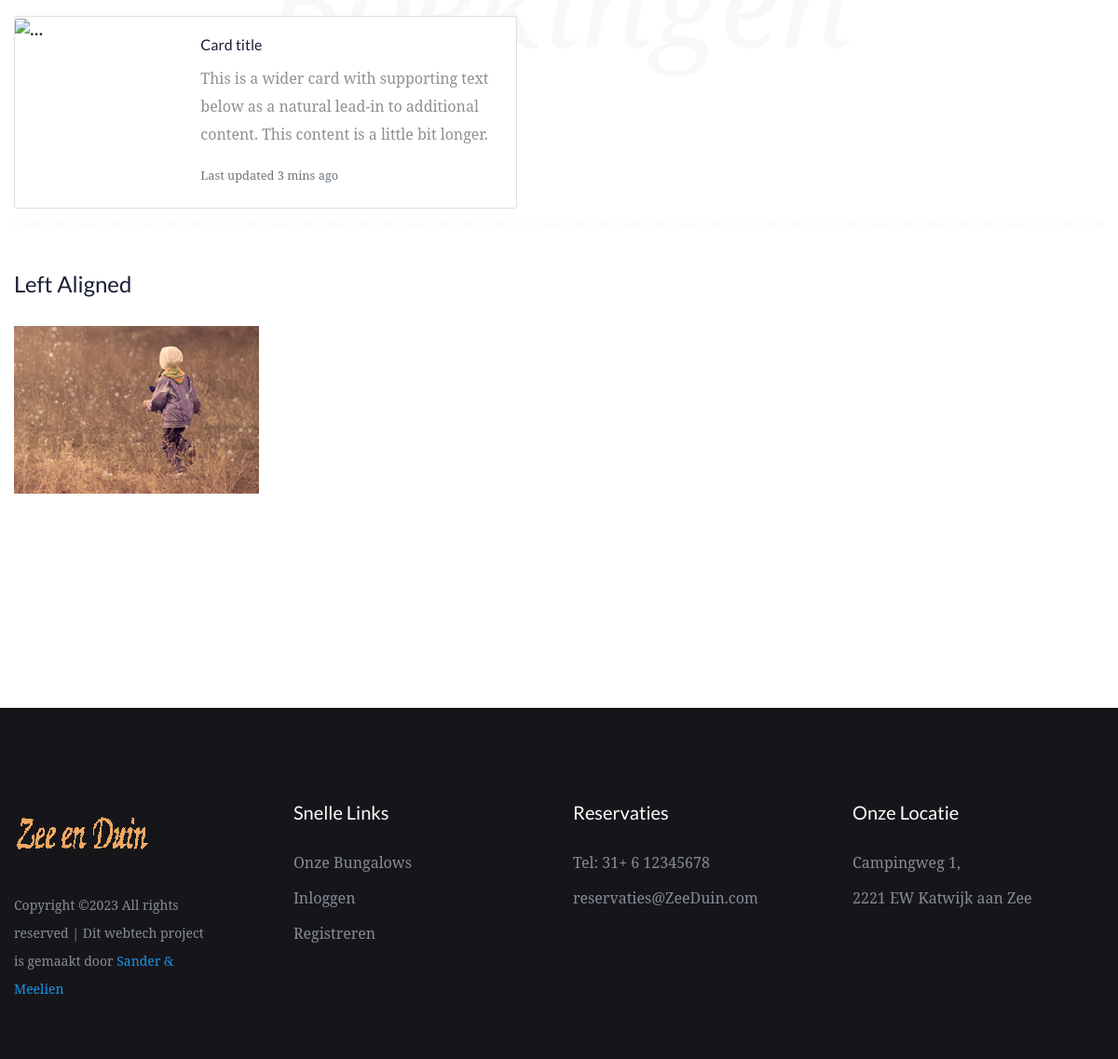
/boekingen (signed in, lower part), run on an earlier commit of the app's database.
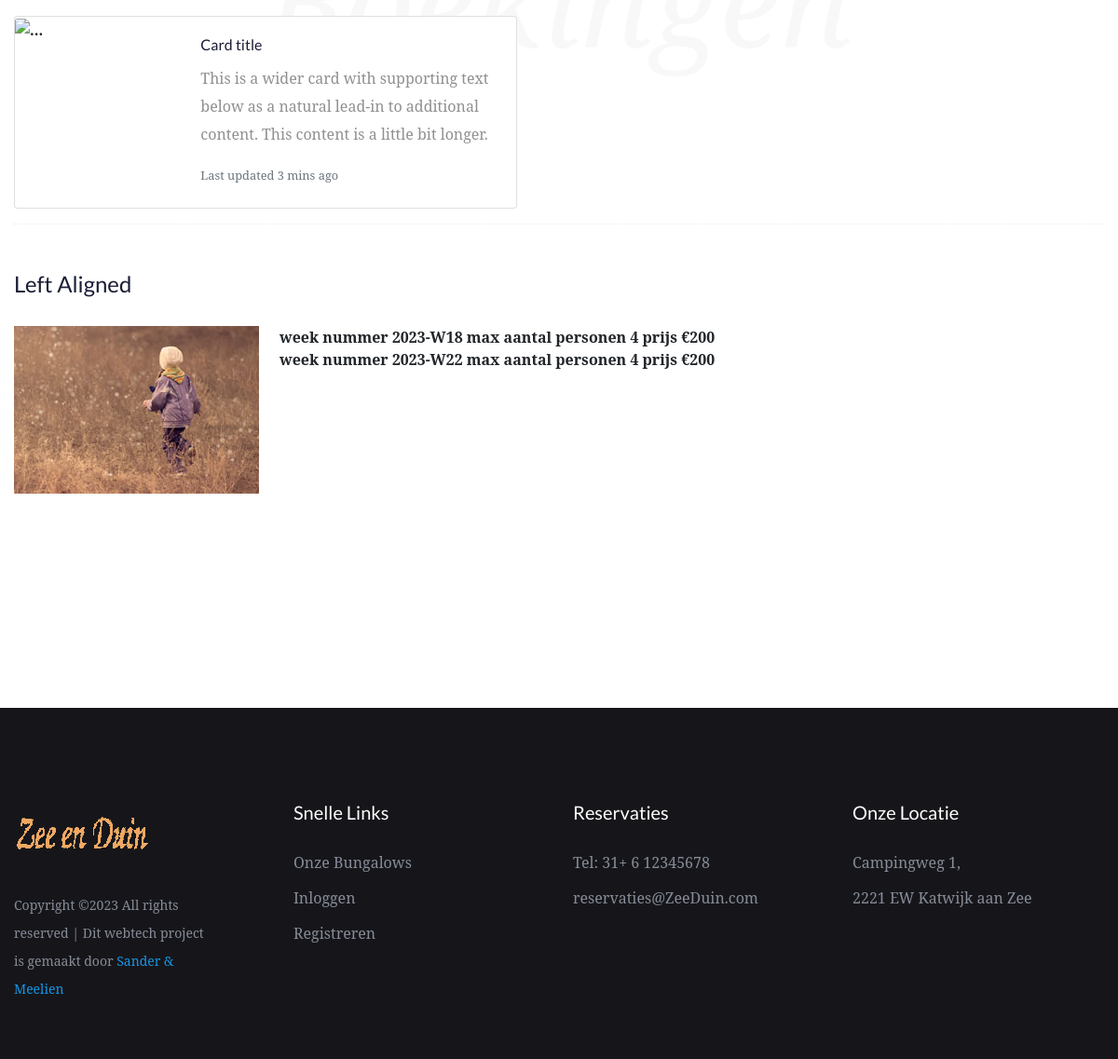
And on a later commit of the database.
### website2/models.py (models this page shows)
class Boekingen(db.Model):
    __tablename__ = 'bookings'
    id = db.Column(db.Integer, primary_key=True)
    week = db.Column(db.Integer, nullable=False) # Not NULL
    customer_id = db.Column(db.Integer, db.ForeignKey('customer.id')) # Foreign key?
    bungalow_id = db.Column(db.Integer, db.ForeignKey('bungalow.id')) # Foreign key?

class Bungalow(db.Model):
    __tablename__ = 'bungalow'
    id = db.Column(db.Integer, primary_key=True)
    name = db.Column(db.Text, nullable = False)
    size = db.Column(db.Integer, nullable = False)
    price = db.Column(db.Integer, nullable = False)
    bookings = db.relationship('Boekingen', backref='bungalow', uselist=False)

### website2/auth.py (the view)
@auth.route('/boekingen')
@login_required
def boekingen():
    results = db.session.execute(db.select(Boekingen, Bungalow)
                                 .filter(Boekingen.bungalow_id == Bungalow.id)
                                 .filter(Boekingen.customer_id == current_user.id)).scalars()
    return render_template("mijnboekingen.html", user=current_user, boekingen=results)

### website2/__init__.py (called while the page is built)
def create_app():
    app = Flask(__name__)
    app.config['SECRET_KEY'] = 'geheimesleutel'
    app.config['SQLALCHEMY_DATABASE_URI'] = f'sqlite:///{DB_NAME}'
    db.init_app(app)
    from .views import views
    from .auth import auth
    app.register_blueprint(views, url_prefix='/')
    app.register_blueprint(auth, url_prefix='/')
    from .models import Klant, Boekingen, Bungalow
    login_manager = LoginManager()
    login_manager.login_view = 'auth.login'
    login_manager.init_app(app)
    @login_manager.user_loader
    def load_klant(id):
        return Klant.query.get(int(id))
    with app.app_context():
        db.create_all()
    return app

### website2/templates/mijnboekingen.html (shortened to what this page needs)
{% extends "base.html" %}
{% block content %}
        <link rel="stylesheet" href="../static/assets/css/bootstrap.min.css">
        <link rel="stylesheet" href="../static/assets/css/owl.carousel.min.css">
        <link rel="stylesheet" href="../static/assets/css/gijgo.css">
        <link rel="stylesheet" href="../static/assets/css/slicknav.css">
        <link rel="stylesheet" href="../static/assets/css/animate.min.css">
        <link rel="stylesheet" href="../static/assets/css/magnific-popup.css">
        <link rel="stylesheet" href="../static/assets/css/fontawesome-all.min.css">
        <link rel="stylesheet" href="../static/assets/css/themify-icons.css">
        <link rel="stylesheet" href="../static/assets/css/themify-icons.css">
        <link rel="stylesheet" href="../static/assets/css/slick.css">
        <link rel="stylesheet" href="../static/assets/css/nice-select.css">
        <link rel="stylesheet" href="../static/assets/css/style.css">
        <link rel="stylesheet" href="../static/assets/css/responsive.css">
   </head>
   <body>
    <div id="preloader-active">
        <div class="preloader d-flex align-items-center justify-content-center">
            <div class="preloader-inner position-relative">
                <div class="preloader-img pere-text">
                    <strong>Boekingen</b>
                </div>
            </div>
        </div>
    </div>
    <main>
        <section class="room-area r-padding1">
            <div class="container">
                <div class="row justify-content-center">
                    <div class="col-xl-8">
                        <div class="font-back-tittle mb-45">
                            <h3 class="archivment-back">Mijn Boekingen</h3>
                        </div>
                    </div>
                </div>
                <div class="card mb-3" style="max-width: 540px;">
                    <div class="row no-gutters">
                      <div class="col-md-4">
                        <img src="..." class="card-img" alt="...">
                      </div>
                      <div class="col-md-8">
                        <div class="card-body">
                          <h5 class="card-title">Card title</h5>
                          <p class="card-text">This is a wider card with supporting text below as a natural lead-in to additional content. This content is a little bit longer.</p>
                          <p class="card-text"><small class="text-muted">Last updated 3 mins ago</small></p>
                        </div>
                      </div>
                    </div>
                  </div>
                <div class="section-top-border">
                    <h3 class="mb-30">Left Aligned</h3>
                    <div class="row">
                        <div class="col-md-3">
                            <img src="assets/img/elements/d.jpg" alt="" class="img-fluid">
                        </div>
                        <ul class="text-right">
                        {% for boeking in boekingen %}
                            <li>week nummer {{ boeking.week }}
                                max aantal personen {{ boeking.bungalow.size }}
                                prijs €{{ boeking.bungalow.price }}
                            </li>
                        {% endfor %}
                        </ul>
                    </div>
                </div>
        </section>
    </body>
{% endblock %}

### website2/templates/base.html (shortened to what this page needs)
<!doctype html>
<html class="no-js" lang="zxx">
<head>
</head>
<body>
{% block content %}
{% endblock %}
<div id= "contact" class="footer-area black-bg footer-padding">
    <div class="container">
        <div class="row d-flex justify-content-between">
            <div class="col-xl-3 col-lg-3 col-md-4 col-sm-6">
               <div class="single-footer-caption mb-30">
                  <div class="footer-logo">
                    <a href="/"><img src="../static/assets/img/logo/logo2.png" alt=""></a>
                  </div>
                  <div class="footer-pera">
                       <p>
Copyright &copy;<script>document.write(new Date().getFullYear());</script> All rights reserved | Dit webtech project is gemaakt door <a href="https://colorlib.com" target="_blank">Sander & Meelien</a>
</p>
                  </div>
               </div>
            </div>
            <div class="col-xl-3 col-lg-3 col-md-3 col-sm-5">
                <div class="single-footer-caption mb-30">
                    <div class="footer-tittle">
                        <h4>Snelle Links</h4>
                        <ul>
                            <li><a href="/rooms">Onze Bungalows</a></li>
                            <li><a href="/login">Inloggen</a></li>
                            <li><a href="/register">Registreren</a></li>
                        </ul>
                    </div>
                </div>
            </div>
            <div class="col-xl-3 col-lg-3 col-md-3 col-sm-3">
                <div class="single-footer-caption mb-30">
                    <div class="footer-tittle">
                        <h4>Reservaties</h4>
                        <ul>
                            <li><a href="https://web.whatsapp.com/">Tel: 31+ 6 12345678</a></li>
                            <li><a href="outlook.office.com">reservaties@ZeeDuin.com</a></li>
                        </ul>
                    </div>
                </div>
            </div>
            <div class="col-xl-3 col-lg-3 col-md-4  col-sm-5">
                <div class="single-footer-caption mb-30">
                    <div class="footer-tittle">
                        <h4>Onze Locatie</h4>
                        <ul>
                            <li><a href="https://goo.gl/maps/4o4eazKUDx2Xw54S6">Campingweg 1,</a></li>
                            <li><a href="https://goo.gl/maps/ZzdzSdYAud5MXzWb9">2221 EW Katwijk aan Zee</a></li>
                        </ul>
                    </div>
                </div>
            </div>
        </div>
    </div>
</div>
</body>

What changed in the data, as far as the page shows it:
added Boekingen: week "2023-W18", bungalow.size "4", bungalow.price "200"
added Boekingen: week "2023-W22", bungalow.size "4", bungalow.price "200"
